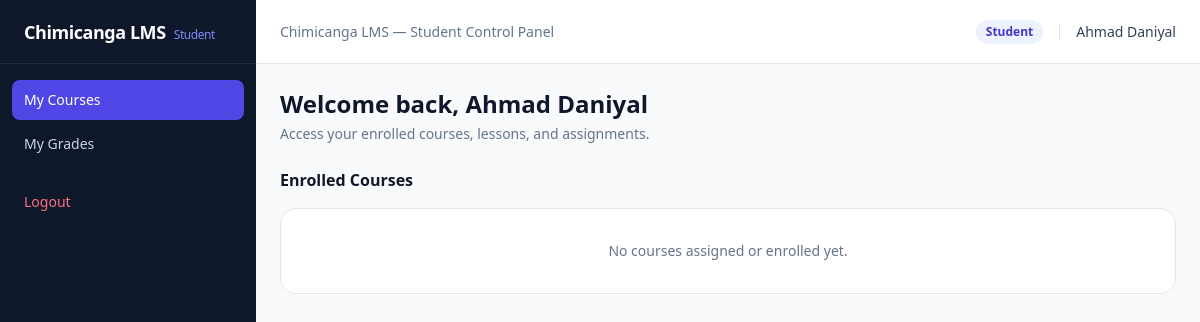
Screenshot of /index.php (signed in) with the database file from the repository.
### tables this page shows
CREATE TABLE `system_settings` (
  `setting_key` VARCHAR(60) PRIMARY KEY,
  `setting_value` TEXT NOT NULL,
  `updated_at` TIMESTAMP DEFAULT CURRENT_TIMESTAMP ON UPDATE CURRENT_TIMESTAMP
);

CREATE TABLE `users` (
  `user_id` INT UNSIGNED AUTO_INCREMENT PRIMARY KEY,
  `staff_student_id` VARCHAR(30) NOT NULL UNIQUE,
  `full_name` VARCHAR(120) NOT NULL,
  `email` VARCHAR(150) NOT NULL UNIQUE,
  `password_hash` VARCHAR(255) NOT NULL,
  `role` ENUM('admin', 'lecturer', 'student') NOT NULL DEFAULT 'student',
  `department` VARCHAR(100) NULL,
  `phone` VARCHAR(30) NULL,
  `profile_photo` VARCHAR(255) NULL,
  `status` ENUM('active', 'inactive') NOT NULL DEFAULT 'active',
  `must_change_password` TINYINT(1) NOT NULL DEFAULT 0,
  `created_at` TIMESTAMP DEFAULT CURRENT_TIMESTAMP
);

### includes/auth_guard.php (called while the page is built, shortened)
<?php
require_once __DIR__ . '/../config/db.php';
$isInSubfolder = (basename(dirname($_SERVER['SCRIPT_FILENAME'])) === 'admin' || basename(dirname($_SERVER['SCRIPT_FILENAME'])) === 'actions');
$basePrefix = $isInSubfolder ? '../' : '';
$stmt = $pdo->prepare("SELECT * FROM users WHERE user_id = ? AND status = 'active'");
$stmt->execute([$_SESSION['user_id']]);
$currentUser = $stmt->fetch();
$lmsName = getSetting($pdo, 'lms_name', 'Chimicanga LMS');
function getRoleHome(string $role, string $prefix = ''): string {
    return match ($role) {
        'admin'    => "{$prefix}admin/dashboard.php",
        'lecturer' => "{$prefix}index.php",
        default    => "{$prefix}index.php",
    };
}

### config/db.php (called while the page is built, shortened)
<?php
function getSetting(PDO $pdo, string $key, string $default = ''): string {
    $stmt = $pdo->prepare("SELECT setting_value FROM system_settings WHERE setting_key = ?");
    $stmt->execute([$key]);
    $val = $stmt->fetchColumn();
    return $val !== false ? (string)$val : $default;
}

### index.php (the view, shortened to what this page needs)
<?php
require_once __DIR__ . '/includes/header.php';
$uid = (int) $currentUser['user_id'];
$role = $currentUser['role'];
if ($role === 'lecturer') {
    $stmt = $pdo->prepare("
        SELECT c.*, cat.name AS category_name,
               (SELECT COUNT(*) FROM enrolments e WHERE e.course_id = c.course_id AND e.status = 'enrolled') AS student_count
        FROM courses c
        JOIN course_lecturers cl ON c.course_id = cl.course_id
        LEFT JOIN categories cat ON c.category_id = cat.category_id
        WHERE cl.lecturer_id = ?
        ORDER BY c.course_code ASC
    ");
    $stmt->execute([$uid]);
    $myCourses = $stmt->fetchAll();
} else {
    $stmt = $pdo->prepare("
        SELECT c.*, cat.name AS category_name,
               (SELECT GROUP_CONCAT(u.full_name SEPARATOR ', ') FROM course_lecturers cl JOIN users u ON cl.lecturer_id = u.user_id WHERE cl.course_id = c.course_id) AS lecturers
        FROM courses c
        JOIN enrolments e ON c.course_id = e.course_id
        LEFT JOIN categories cat ON c.category_id = cat.category_id
        WHERE e.student_id = ? AND e.status = 'enrolled' AND c.status = 'published'
        ORDER BY c.course_code ASC
    ");
    $stmt->execute([$uid]);
    $myCourses = $stmt->fetchAll();
}
?>
<div class="mb-6">
    <h1 class="text-2xl font-bold text-slate-900">Welcome back, <?= htmlspecialchars($currentUser['full_name']) ?></h1>
    <p class="text-sm text-slate-500 mt-1"><?= $role === 'lecturer' ? 'Manage your assigned courses, lessons, and student submissions.' : 'Access your enrolled courses, lessons, and assignments.' ?></p>
</div>
<h2 class="text-base font-bold text-slate-900 mb-4"><?= $role === 'lecturer' ? 'Assigned Courses' : 'Enrolled Courses' ?></h2>
<?php if (empty($myCourses)): ?>
    <div class="bg-white rounded-2xl border border-slate-200 p-8 text-center text-sm text-slate-500">
        No courses assigned or enrolled yet.
    </div>
<?php endif; ?>
<?php require_once __DIR__ . '/includes/footer.php'; ?>

### includes/header.php (shortened to what this page needs)
<?php
require_once __DIR__ . '/auth_guard.php';
$currentPage = basename($_SERVER['PHP_SELF']);
$role = $currentUser['role'];
?>
<!DOCTYPE html>
<html lang="en">
<head>
    <script src="https://cdn.tailwindcss.com"></script>
</head>
<body class="bg-slate-50 text-slate-800 min-h-screen flex">
<aside class="w-64 bg-slate-900 text-slate-300 flex flex-col shrink-0 min-h-screen">
    <div class="h-16 px-6 flex items-center border-b border-slate-800">
        <a href="<?= getRoleHome($role, $basePrefix) ?>" class="text-lg font-bold text-white tracking-tight">
            <?= htmlspecialchars($lmsName) ?>
            <span class="text-xs font-normal text-indigo-400 ml-1 capitalize"><?= $role ?></span>
        </a>
    </div>
    <nav class="flex-1 px-3 py-4 space-y-1 text-sm overflow-y-auto">
        <?php if ($role === 'admin'): ?>
            <a href="<?= $basePrefix ?>admin/dashboard.php" class="flex items-center px-3 py-2.5 rounded-lg <?= $currentPage === 'dashboard.php' ? 'bg-indigo-600 text-white font-medium' : 'hover:bg-slate-800 hover:text-white' ?>">
                Dashboard
            </a>
            <div class="pt-4 pb-1 px-3 text-xs font-semibold uppercase tracking-wider text-slate-500">User Management</div>
            <a href="<?= $basePrefix ?>admin/students.php" class="flex items-center px-3 py-2 rounded-lg <?= $currentPage === 'students.php' ? 'bg-indigo-600 text-white font-medium' : 'hover:bg-slate-800 hover:text-white' ?>">Students</a>
            <a href="<?= $basePrefix ?>admin/lecturers.php" class="flex items-center px-3 py-2 rounded-lg <?= $currentPage === 'lecturers.php' ? 'bg-indigo-600 text-white font-medium' : 'hover:bg-slate-800 hover:text-white' ?>">Lecturers</a>
            <a href="<?= $basePrefix ?>admin/admins.php" class="flex items-center px-3 py-2 rounded-lg <?= $currentPage === 'admins.php' ? 'bg-indigo-600 text-white font-medium' : 'hover:bg-slate-800 hover:text-white' ?>">Admins</a>
            <div class="pt-4 pb-1 px-3 text-xs font-semibold uppercase tracking-wider text-slate-500">Course Management</div>
            <a href="<?= $basePrefix ?>admin/courses.php" class="flex items-center px-3 py-2 rounded-lg <?= in_array($currentPage, ['courses.php', 'course_details.php']) ? 'bg-indigo-600 text-white font-medium' : 'hover:bg-slate-800 hover:text-white' ?>">Courses</a>
            <a href="<?= $basePrefix ?>admin/categories.php" class="flex items-center px-3 py-2 rounded-lg <?= $currentPage === 'categories.php' ? 'bg-indigo-600 text-white font-medium' : 'hover:bg-slate-800 hover:text-white' ?>">Categories</a>
            <div class="pt-4 pb-1 px-3 text-xs font-semibold uppercase tracking-wider text-slate-500">Operations</div>
            <a href="<?= $basePrefix ?>admin/enrolments.php" class="flex items-center px-3 py-2 rounded-lg <?= $currentPage === 'enrolments.php' ? 'bg-indigo-600 text-white font-medium' : 'hover:bg-slate-800 hover:text-white' ?>">Enrolment Management</a>
            <a href="<?= $basePrefix ?>admin/announcements.php" class="flex items-center px-3 py-2 rounded-lg <?= $currentPage === 'announcements.php' ? 'bg-indigo-600 text-white font-medium' : 'hover:bg-slate-800 hover:text-white' ?>">Announcements</a>
            <a href="<?= $basePrefix ?>admin/settings.php" class="flex items-center px-3 py-2 rounded-lg <?= $currentPage === 'settings.php' ? 'bg-indigo-600 text-white font-medium' : 'hover:bg-slate-800 hover:text-white' ?>">System Settings</a>
            <div class="pt-4 pb-1 px-3 text-xs font-semibold uppercase tracking-wider text-slate-500">Account</div>
            <a href="<?= $basePrefix ?>admin/profile.php" class="flex items-center px-3 py-2 rounded-lg <?= $currentPage === 'profile.php' ? 'bg-indigo-600 text-white font-medium' : 'hover:bg-slate-800 hover:text-white' ?>">My Profile</a>
        <?php elseif ($role === 'lecturer'): ?>
            <a href="<?= $basePrefix ?>index.php" class="flex items-center px-3 py-2.5 rounded-lg <?= in_array($currentPage, ['index.php', 'course.php']) ? 'bg-indigo-600 text-white font-medium' : 'hover:bg-slate-800 hover:text-white' ?>">
                My Assigned Courses
            </a>
        <?php else:  ?>
            <a href="<?= $basePrefix ?>index.php" class="flex items-center px-3 py-2.5 rounded-lg <?= in_array($currentPage, ['index.php', 'course.php']) ? 'bg-indigo-600 text-white font-medium' : 'hover:bg-slate-800 hover:text-white' ?>">
                My Courses
            </a>
            <a href="<?= $basePrefix ?>grades.php" class="flex items-center px-3 py-2.5 rounded-lg <?= $currentPage === 'grades.php' ? 'bg-indigo-600 text-white font-medium' : 'hover:bg-slate-800 hover:text-white' ?>">
                My Grades
            </a>
        <?php endif; ?>
        <div class="pt-4">
            <a href="<?= $basePrefix ?>actions/logout.php" class="flex items-center px-3 py-2 rounded-lg text-rose-400 hover:bg-slate-800 hover:text-rose-300">
                Logout
            </a>
        </div>
    </nav>
</aside>
<div class="flex-1 flex flex-col min-w-0">
    <header class="h-16 bg-white border-b border-slate-200 px-6 flex items-center justify-between">
        <div class="text-sm text-slate-500">
            <?= htmlspecialchars($lmsName) ?> &mdash; <span class="capitalize"><?= $role ?></span> Control Panel
        </div>
        <div class="flex items-center gap-4">
            <span class="text-xs px-2.5 py-1 rounded-full bg-indigo-50 text-indigo-700 font-semibold capitalize">
                <?= htmlspecialchars($role) ?>
            </span>
            <span class="text-sm font-medium text-slate-700">
                <?= htmlspecialchars($currentUser['full_name']) ?>
            </span>
        </div>
    </header>
    <main class="p-6 max-w-7xl w-full mx-auto flex-1">

### rows the page displays
system_settings: setting_value "Chimicanga LMS"
users: role "Student", full_name "Ahmad Daniyal"
